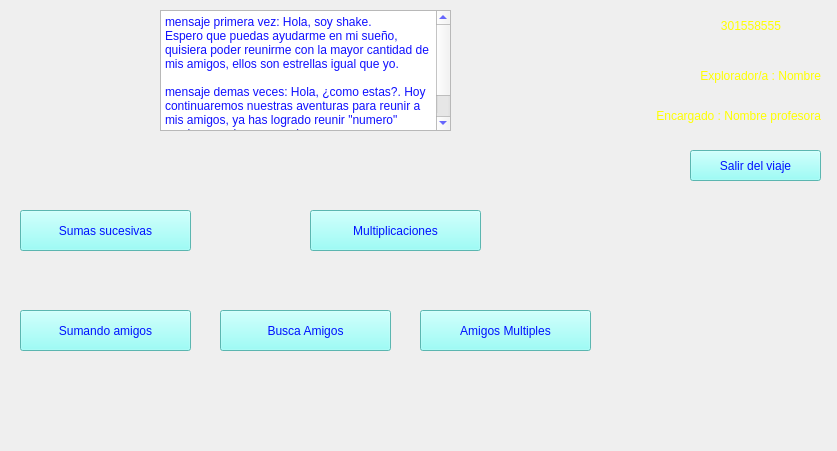
<?xml version="1.0" encoding="UTF-8"?>
<ui version="4.0">
 <class>MainWindow</class>
 <widget class="QMainWindow" name="MainWindow">
  <property name="geometry">
   <rect>
    <x>0</x>
    <y>0</y>
    <width>837</width>
    <height>451</height>
   </rect>
  </property>
  <property name="windowTitle">
   <string>Shake Shake</string>
  </property>
  <property name="styleSheet">
   <string notr="true"/>
  </property>
  <property name="animated">
   <bool>true</bool>
  </property>
  <widget class="QWidget" name="centralwidget">
   <widget class="QPushButton" name="Teoria_2">
    <property name="geometry">
     <rect>
      <x>690</x>
      <y>150</y>
      <width>131</width>
      <height>31</height>
     </rect>
    </property>
    <property name="styleSheet">
     <string notr="true">font: italic 14pt &quot;Arial&quot;;
color: rgb(0, 17, 255);
background-color: rgb(128, 255, 247);</string>
    </property>
    <property name="text">
     <string>Salir del viaje</string>
    </property>
   </widget>
   <widget class="QPushButton" name="Teoria_3">
    <property name="geometry">
     <rect>
      <x>420</x>
      <y>310</y>
      <width>171</width>
      <height>41</height>
     </rect>
    </property>
    <property name="styleSheet">
     <string notr="true">font: italic 14pt &quot;Arial&quot;;
color: rgb(0, 17, 255);
background-color: rgb(128, 255, 247);</string>
    </property>
    <property name="text">
     <string>Amigos Multiples</string>
    </property>
   </widget>
   <widget class="QPushButton" name="Teoria_4">
    <property name="geometry">
     <rect>
      <x>20</x>
      <y>310</y>
      <width>171</width>
      <height>41</height>
     </rect>
    </property>
    <property name="styleSheet">
     <string notr="true">font: italic 14pt &quot;Arial&quot;;
color: rgb(0, 17, 255);
background-color: rgb(128, 255, 247);</string>
    </property>
    <property name="text">
     <string>Sumando amigos</string>
    </property>
   </widget>
   <widget class="QPushButton" name="Teoria_6">
    <property name="geometry">
     <rect>
      <x>220</x>
      <y>310</y>
      <width>171</width>
      <height>41</height>
     </rect>
    </property>
    <property name="styleSheet">
     <string notr="true">font: italic 14pt &quot;Arial&quot;;
color: rgb(0, 17, 255);
background-color: rgb(128, 255, 247);</string>
    </property>
    <property name="text">
     <string>Busca Amigos</string>
    </property>
   </widget>
   <widget class="QLabel" name="label">
    <property name="geometry">
     <rect>
      <x>10</x>
      <y>10</y>
      <width>131</width>
      <height>121</height>
     </rect>
    </property>
    <property name="text">
     <string/>
    </property>
    <property name="pixmap">
     <pixmap>Images/estrella.jpg</pixmap>
    </property>
    <property name="scaledContents">
     <bool>true</bool>
    </property>
   </widget>
   <widget class="QPlainTextEdit" name="plainTextEdit">
    <property name="geometry">
     <rect>
      <x>160</x>
      <y>10</y>
      <width>291</width>
      <height>121</height>
     </rect>
    </property>
    <property name="styleSheet">
     <string notr="true">color: rgb(16, 16, 255);
font: 12pt &quot;Times New Roman&quot;;</string>
    </property>
    <property name="plainText">
     <string>mensaje primera vez: Hola, soy shake. 
Espero que puedas ayudarme en mi sueño, quisiera poder reunirme con la mayor cantidad de mis amigos, ellos son estrellas igual que yo.

mensaje demas veces: Hola, ¿como estas?. Hoy continuaremos nuestras aventuras para reunir a mis amigos, ya has logrado reunir &quot;numero&quot; muchas gracias por ayudarme </string>
    </property>
   </widget>
   <widget class="QLabel" name="label_2">
    <property name="geometry">
     <rect>
      <x>-10</x>
      <y>-30</y>
      <width>861</width>
      <height>481</height>
     </rect>
    </property>
    <property name="text">
     <string/>
    </property>
    <property name="pixmap">
     <pixmap>Images/fondo.png</pixmap>
    </property>
    <property name="scaledContents">
     <bool>true</bool>
    </property>
   </widget>
   <widget class="QLabel" name="label_3">
    <property name="geometry">
     <rect>
      <x>790</x>
      <y>10</y>
      <width>31</width>
      <height>31</height>
     </rect>
    </property>
    <property name="text">
     <string/>
    </property>
    <property name="pixmap">
     <pixmap>Images/estrella.jpg</pixmap>
    </property>
    <property name="scaledContents">
     <bool>true</bool>
    </property>
   </widget>
   <widget class="QLabel" name="label_4">
    <property name="geometry">
     <rect>
      <x>590</x>
      <y>10</y>
      <width>191</width>
      <height>31</height>
     </rect>
    </property>
    <property name="styleSheet">
     <string notr="true">font: 16pt &quot;Kristen ITC&quot;;
color: rgb(255, 255, 0);</string>
    </property>
    <property name="text">
     <string>301558555</string>
    </property>
    <property name="alignment">
     <set>Qt::AlignRight|Qt::AlignTrailing|Qt::AlignVCenter</set>
    </property>
   </widget>
   <widget class="QLabel" name="label_5">
    <property name="geometry">
     <rect>
      <x>550</x>
      <y>60</y>
      <width>271</width>
      <height>31</height>
     </rect>
    </property>
    <property name="styleSheet">
     <string notr="true">font: 16pt &quot;Kristen ITC&quot;;
color: rgb(255, 255, 0);</string>
    </property>
    <property name="text">
     <string>Explorador/a : Nombre</string>
    </property>
    <property name="alignment">
     <set>Qt::AlignRight|Qt::AlignTrailing|Qt::AlignVCenter</set>
    </property>
   </widget>
   <widget class="QLabel" name="label_6">
    <property name="geometry">
     <rect>
      <x>490</x>
      <y>100</y>
      <width>331</width>
      <height>31</height>
     </rect>
    </property>
    <property name="styleSheet">
     <string notr="true">font: 16pt &quot;Kristen ITC&quot;;
color: rgb(255, 255, 0);</string>
    </property>
    <property name="text">
     <string>Encargado : Nombre profesora</string>
    </property>
    <property name="alignment">
     <set>Qt::AlignRight|Qt::AlignTrailing|Qt::AlignVCenter</set>
    </property>
   </widget>
   <widget class="QPushButton" name="Teoria_7">
    <property name="geometry">
     <rect>
      <x>310</x>
      <y>210</y>
      <width>171</width>
      <height>41</height>
     </rect>
    </property>
    <property name="styleSheet">
     <string notr="true">font: italic 14pt &quot;Arial&quot;;
color: rgb(0, 17, 255);
background-color: rgb(128, 255, 247);</string>
    </property>
    <property name="text">
     <string>Multiplicaciones</string>
    </property>
   </widget>
   <widget class="QPushButton" name="Teoria_8">
    <property name="geometry">
     <rect>
      <x>20</x>
      <y>210</y>
      <width>171</width>
      <height>41</height>
     </rect>
    </property>
    <property name="styleSheet">
     <string notr="true">font: italic 14pt &quot;Arial&quot;;
color: rgb(0, 17, 255);
background-color: rgb(128, 255, 247);</string>
    </property>
    <property name="text">
     <string>Sumas sucesivas</string>
    </property>
   </widget>
   <zorder>label_2</zorder>
   <zorder>Teoria_2</zorder>
   <zorder>Teoria_3</zorder>
   <zorder>Teoria_4</zorder>
   <zorder>Teoria_6</zorder>
   <zorder>label</zorder>
   <zorder>plainTextEdit</zorder>
   <zorder>label_3</zorder>
   <zorder>label_4</zorder>
   <zorder>label_5</zorder>
   <zorder>label_6</zorder>
   <zorder>Teoria_7</zorder>
   <zorder>Teoria_8</zorder>
  </widget>
 </widget>
 <resources>
  <include location="Images/fondo.qrc"/>
 </resources>
 <connections/>
</ui>
